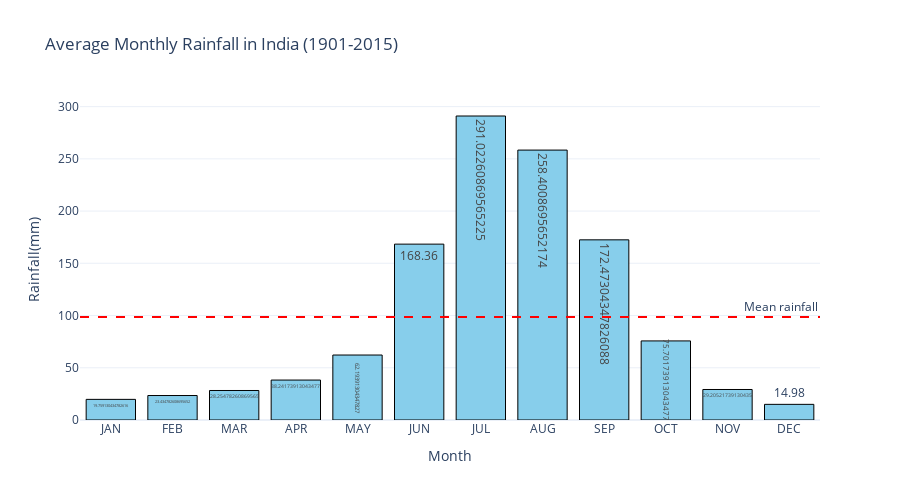

Write notebook code for a chart like this one.
### Markdown cell above
The above graph shows significant year-to-year variability in India’s annual rainfall, with no apparent long-term upward or downward trend over the century. The red dashed line indicates the mean rainfall, around which the annual rainfall oscillates. Notable peaks and troughs highlight extreme rainfall events and dry years.

### Code cell
# identify months with the highest and lowest rainfall on average
monthly_columns = ['JAN', 'FEB', 'MAR', 'APR', 'MAY', 'JUN', 'JUL', 'AUG', 'SEP', 'OCT', 'NOV', 'DEC']
monthly_avg = rainfall_data[monthly_columns].mean()

highest_rainfall_month = monthly_avg.idxmax()
lowest_rainfall_month = monthly_avg.idxmin()

fig_monthly = ex.bar(
    x=monthly_avg.index,
    y=monthly_avg.values,
    labels={'x':'Month', 'y':'Rainfall(mm)'},
    title='Average Monthly Rainfall in India (1901-2015)',
    text=monthly_avg.values
)
fig_monthly.add_hline(
    y=monthly_avg.mean(),
    line_dash='dash',
    line_color='red',
    annotation_text='Mean rainfall',
    annotation_position='top right'
)
fig_monthly.update_traces(marker_color='skyblue', marker_line_color='black', marker_line_width=1)
fig_monthly.update_layout(template='plotly_white', height=500)
fig_monthly.show()

### Figure 1 — Plotly figure (JSON) as saved in the notebook; plotly's stock layout.template omitted (floating-point values rounded to 4 significant figures)
{"data": [{"alignmentgroup": "True", "hovertemplate": "Month=%{x}<br>Rainfall(mm)=%{y}<br>text=%{text}<extra></extra>", "legendgroup": "", "marker": {"color": "skyblue", "line": {"color": "black", "width": 1}, "pattern": {"shape": ""}}, "name": "", "offsetgroup": "", "orientation": "v", "showlegend": false, "text": [19.76, 23.43, 28.25, 38.24, 62.19, 168.4, 291.0, 258.4, 172.5, 75.7, 29.21, 14.98], "textposition": "auto", "type": "bar", "x": ["JAN", "FEB", "MAR", "APR", "MAY", "JUN", "JUL", "AUG", "SEP", "OCT", "NOV", "DEC"], "xaxis": "x", "y": [19.76, 23.43, 28.25, 38.24, 62.19, 168.4, 291.0, 258.4, 172.5, 75.7, 29.21, 14.98], "yaxis": "y"}], "layout": {"annotations": [{"showarrow": false, "text": "Mean rainfall", "x": 1, "xanchor": "right", "xref": "x domain", "y": 98.5, "yanchor": "bottom", "yref": "y"}], "barmode": "relative", "height": 500, "legend": {"tracegroupgap": 0}, "shapes": [{"line": {"color": "red", "dash": "dash"}, "type": "line", "x0": 0, "x1": 1, "xref": "x domain", "y0": 98.5, "y1": 98.5, "yref": "y"}], "title": {"text": "Average Monthly Rainfall in India (1901-2015)"}, "xaxis": {"anchor": "y", "domain": [0, 1], "title": {"text": "Month"}}, "yaxis": {"anchor": "x", "domain": [0, 1], "title": {"text": "Rainfall(mm)"}}}}
